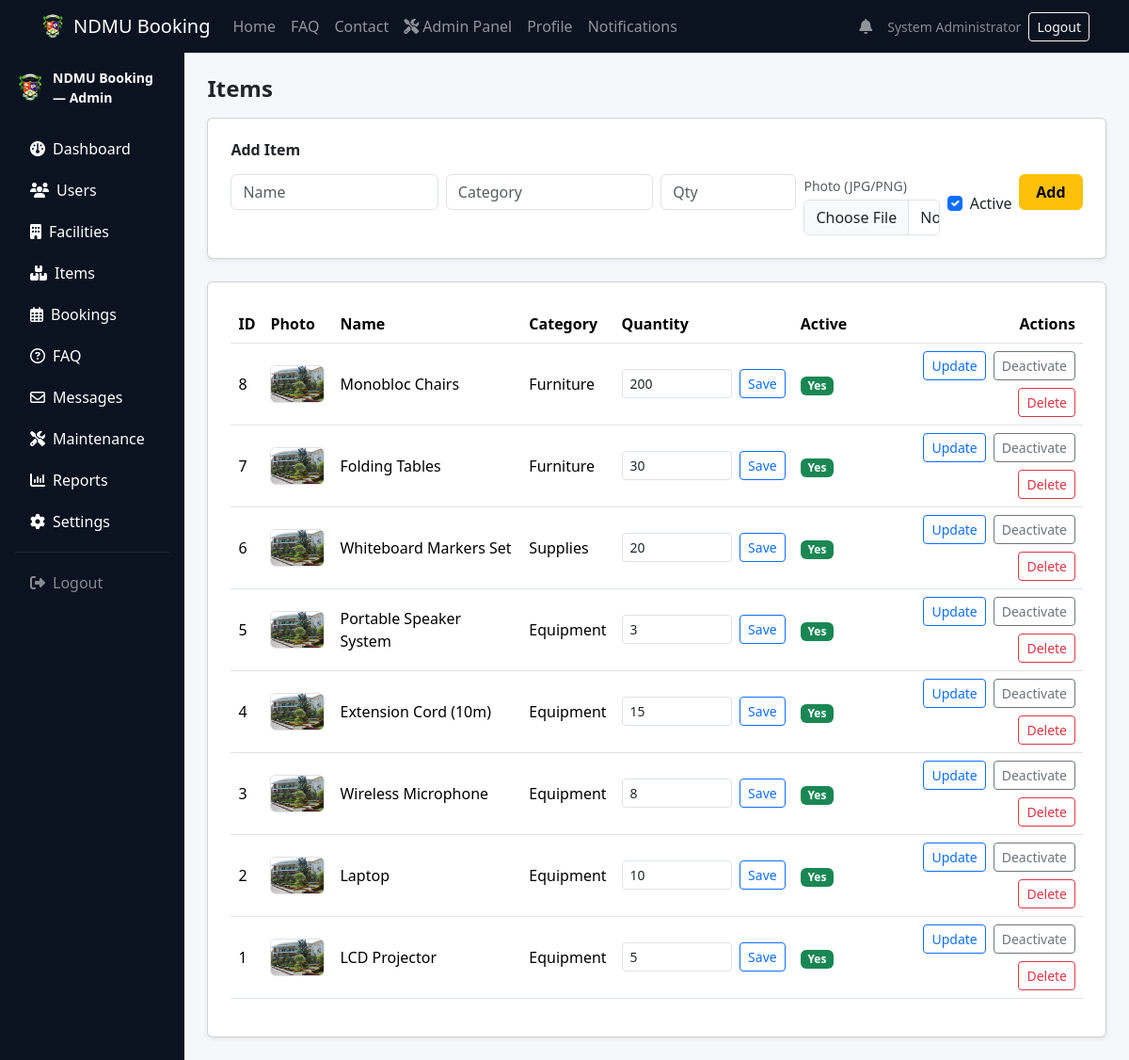
The page /admin_items.php (signed in) on the database its author committed.
### tables this page shows
CREATE TABLE IF NOT EXISTS items (
    id                  INT AUTO_INCREMENT PRIMARY KEY,
    name                VARCHAR(255) NOT NULL,
    category            VARCHAR(100) NOT NULL,
    quantity_available  INT NOT NULL DEFAULT 0,
    photo_path          VARCHAR(255),
    description         TEXT,
    is_active           TINYINT(1) DEFAULT 1,
    created_at          TIMESTAMP DEFAULT CURRENT_TIMESTAMP
);

### includes/functions.php (called while the page is built, shortened)
<?php
function e(?string $value): string
{
    return htmlspecialchars((string)$value, ENT_QUOTES | ENT_SUBSTITUTE, 'UTF-8');
}

### admin_items.php (the view, shortened to what this page needs)
<?php
require_once __DIR__ . '/includes/db.php';
require_once __DIR__ . '/includes/functions.php';
$rows = [];
try {
    $rows = $pdo->query('SELECT * FROM items ORDER BY created_at DESC, id DESC')->fetchAll();
} catch (Throwable) {}
?>
<?php require_once __DIR__ . '/includes/header.php'; ?>
<?php require_once __DIR__ . '/includes/navbar.php'; ?>
<?php require_once __DIR__ . '/includes/admin_sidebar.php'; ?>
<h1 class="h4 fw-bold mb-3">Items</h1>
<div class="card shadow-sm mb-4">
  <div class="card-body p-4">
    <h2 class="h6 fw-semibold mb-3">Add Item</h2>
    <form method="post" enctype="multipart/form-data" class="row g-2">
      <div class="col-md-3"><input class="form-control" name="name" placeholder="Name" required></div>
      <div class="col-md-3"><input class="form-control" name="category" placeholder="Category" required></div>
      <div class="col-md-2"><input class="form-control" type="number" min="0" name="quantity_available" placeholder="Qty" required></div>
      <div class="col-md-2">
        <label class="form-label small text-muted mb-1">Photo (JPG/PNG)</label>
        <input class="form-control" type="file" name="photo" accept="image/jpeg,image/png">
      </div>
      <div class="col-md-1 d-flex align-items-center">
        <div class="form-check">
          <input class="form-check-input" type="checkbox" name="is_active" id="itemActive" checked>
          <label class="form-check-label" for="itemActive">Active</label>
        </div>
      </div>
      <div class="col-md-1"><button class="btn btn-warning w-100 fw-semibold">Add</button></div>
    </form>
  </div>
</div>
<div class="card shadow-sm">
  <div class="card-body p-4">
    <div class="table-responsive">
      <table class="table align-middle">
        <thead>
          <tr>
            <th>ID</th>
            <th>Photo</th>
            <th>Name</th>
            <th>Category</th>
            <th>Quantity</th>
            <th>Active</th>
            <th class="text-end">Actions</th>
          </tr>
        </thead>
        <tbody>
          <?php foreach ($rows as $r): ?>
            <tr>
              <td><?= (int)$r['id'] ?></td>
              <td>
                <?php $img = $r['photo_path'] ? (string)$r['photo_path'] : 'assets/images/ndmubg.jpg'; ?>
                <img src="<?= e($img) ?>" width="58" height="40" style="object-fit:cover" class="rounded border" alt="photo">
              </td>
              <td><?= e((string)$r['name']) ?></td>
              <td><?= e((string)$r['category']) ?></td>
              <td>
                <form method="post" class="d-flex gap-2">
                  <input class="form-control form-control-sm" type="number" min="0" name="quantity_available" value="<?= (int)$r['quantity_available'] ?>" style="max-width:120px;">
                  <button class="btn btn-sm btn-outline-primary">Save</button>
                </form>
              </td>
              <td><?= (int)$r['is_active'] === 1 ? '<span class="badge bg-success">Yes</span>' : '<span class="badge bg-secondary">No</span>' ?></td>
              <td class="text-end">
                <div class="d-flex justify-content-end gap-2 flex-wrap">
                  <button class="btn btn-sm btn-outline-primary" data-bs-toggle="modal" data-bs-target="#updItem<?= (int)$r['id'] ?>">Update</button>
                  <form method="post" class="d-inline">
                    <button class="btn btn-sm btn-outline-secondary"><?= (int)$r['is_active'] === 1 ? 'Deactivate' : 'Activate' ?></button>
                  </form>
                  <form method="post" class="d-inline" onsubmit="return confirm('Delete this item?');">
                    <button class="btn btn-sm btn-outline-danger">Delete</button>
                  </form>
                </div>
              </td>
            </tr>
          <?php endforeach; ?>
        </tbody>
      </table>
    </div>
  </div>
</div>
<?php require_once __DIR__ . '/includes/admin_sidebar_end.php'; ?>
<?php require_once __DIR__ . '/includes/footer.php'; ?>

### assets/css/style.css (style rules this page uses)
:root { --ndmu-gold:#d4af37; --ndmu-green:#0b5d1e; --ndmu-dark:#0b1320; }
html,body { height:100%; }
body { background:#f6f7fb; }

### rows shown on the page
items: id "8", name "Monobloc Chairs", category "Furniture", quantity_available "200", is_active "Yes"
items: id "7", name "Folding Tables", category "Furniture", quantity_available "30", is_active "Yes"
items: id "6", name "Whiteboard Markers Set", category "Supplies", quantity_available "20", is_active "Yes"
items: id "5", name "Portable Speaker System", category "Equipment", quantity_available "3", is_active "Yes"
items: id "4", name "Extension Cord (10m)", category "Equipment", quantity_available "15", is_active "Yes"
items: id "3", name "Wireless Microphone", category "Equipment", quantity_available "8", is_active "Yes"
items: id "2", name "Laptop", category "Equipment", quantity_available "10", is_active "Yes"
items: id "1", name "LCD Projector", category "Equipment", quantity_available "5", is_active "Yes"

### other values the page prints
$user['full_name'] "System Administrator"
